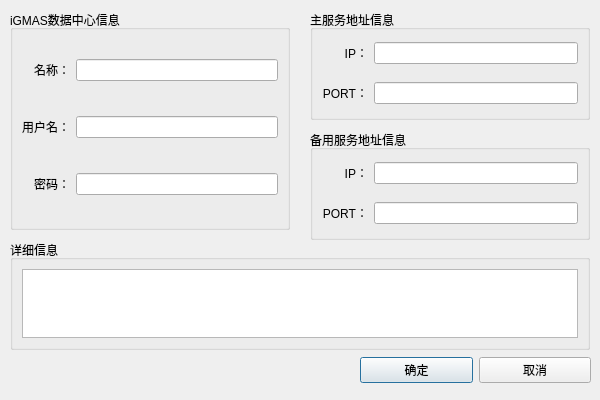
<?xml version="1.0" encoding="UTF-8"?>
<ui version="4.0">
 <class>iGMASDataCenterEditDialog</class>
 <widget class="QDialog" name="iGMASDataCenterEditDialog">
  <property name="windowModality">
   <enum>Qt::ApplicationModal</enum>
  </property>
  <property name="geometry">
   <rect>
    <x>0</x>
    <y>0</y>
    <width>600</width>
    <height>400</height>
   </rect>
  </property>
  <property name="windowTitle">
   <string>Dialog</string>
  </property>
  <widget class="QGroupBox" name="verticalGroupBox">
   <property name="geometry">
    <rect>
     <x>10</x>
     <y>240</y>
     <width>580</width>
     <height>110</height>
    </rect>
   </property>
   <property name="title">
    <string>详细信息</string>
   </property>
   <layout class="QVBoxLayout" name="verticalLayout_4">
    <item>
     <widget class="QTextEdit" name="centerDetailEdit">
      <property name="enabled">
       <bool>true</bool>
      </property>
      <property name="readOnly">
       <bool>false</bool>
      </property>
     </widget>
    </item>
   </layout>
  </widget>
  <widget class="QGroupBox" name="infoContainer">
   <property name="geometry">
    <rect>
     <x>10</x>
     <y>10</y>
     <width>280</width>
     <height>220</height>
    </rect>
   </property>
   <property name="title">
    <string>iGMAS数据中心信息</string>
   </property>
   <layout class="QGridLayout" name="gridLayout_3">
    <property name="topMargin">
     <number>0</number>
    </property>
    <property name="bottomMargin">
     <number>0</number>
    </property>
    <item row="1" column="0">
     <widget class="QLabel" name="label_2">
      <property name="text">
       <string>用户名：</string>
      </property>
      <property name="alignment">
       <set>Qt::AlignRight|Qt::AlignTrailing|Qt::AlignVCenter</set>
      </property>
     </widget>
    </item>
    <item row="0" column="0">
     <widget class="QLabel" name="label_7">
      <property name="text">
       <string>名称：</string>
      </property>
      <property name="alignment">
       <set>Qt::AlignRight|Qt::AlignTrailing|Qt::AlignVCenter</set>
      </property>
     </widget>
    </item>
    <item row="0" column="1">
     <widget class="QLineEdit" name="centerNameEdit"/>
    </item>
    <item row="2" column="0">
     <widget class="QLabel" name="label_11">
      <property name="text">
       <string>密码：</string>
      </property>
      <property name="alignment">
       <set>Qt::AlignRight|Qt::AlignTrailing|Qt::AlignVCenter</set>
      </property>
     </widget>
    </item>
    <item row="1" column="1">
     <widget class="QLineEdit" name="usernameEdit"/>
    </item>
    <item row="2" column="1">
     <widget class="QLineEdit" name="passwordEdit"/>
    </item>
   </layout>
  </widget>
  <widget class="QGroupBox" name="groupBox">
   <property name="geometry">
    <rect>
     <x>310</x>
     <y>10</y>
     <width>280</width>
     <height>110</height>
    </rect>
   </property>
   <property name="title">
    <string>主服务地址信息</string>
   </property>
   <layout class="QGridLayout" name="gridLayout_4">
    <property name="topMargin">
     <number>0</number>
    </property>
    <property name="bottomMargin">
     <number>0</number>
    </property>
    <item row="1" column="1">
     <widget class="QLineEdit" name="masterPortEdit"/>
    </item>
    <item row="0" column="1">
     <widget class="QLineEdit" name="masterIPEdit"/>
    </item>
    <item row="1" column="0">
     <widget class="QLabel" name="label_9">
      <property name="text">
       <string>PORT：</string>
      </property>
      <property name="alignment">
       <set>Qt::AlignRight|Qt::AlignTrailing|Qt::AlignVCenter</set>
      </property>
     </widget>
    </item>
    <item row="0" column="0">
     <widget class="QLabel" name="label_8">
      <property name="text">
       <string>IP：</string>
      </property>
      <property name="alignment">
       <set>Qt::AlignRight|Qt::AlignTrailing|Qt::AlignVCenter</set>
      </property>
     </widget>
    </item>
   </layout>
  </widget>
  <widget class="QWidget" name="horizontalLayoutWidget">
   <property name="geometry">
    <rect>
     <x>360</x>
     <y>350</y>
     <width>231</width>
     <height>41</height>
    </rect>
   </property>
   <layout class="QHBoxLayout" name="horizontalLayout_2">
    <property name="spacing">
     <number>6</number>
    </property>
    <item>
     <widget class="QPushButton" name="confirmButton">
      <property name="sizePolicy">
       <sizepolicy hsizetype="Minimum" vsizetype="Fixed">
        <horstretch>0</horstretch>
        <verstretch>0</verstretch>
       </sizepolicy>
      </property>
      <property name="text">
       <string>确定</string>
      </property>
     </widget>
    </item>
    <item>
     <widget class="QPushButton" name="cancelButton">
      <property name="text">
       <string>取消</string>
      </property>
     </widget>
    </item>
   </layout>
  </widget>
  <widget class="QGroupBox" name="groupBox_2">
   <property name="geometry">
    <rect>
     <x>310</x>
     <y>130</y>
     <width>280</width>
     <height>110</height>
    </rect>
   </property>
   <property name="title">
    <string>备用服务地址信息</string>
   </property>
   <layout class="QGridLayout" name="gridLayout_5">
    <property name="topMargin">
     <number>0</number>
    </property>
    <property name="bottomMargin">
     <number>0</number>
    </property>
    <item row="1" column="1">
     <widget class="QLineEdit" name="slavePortEdit"/>
    </item>
    <item row="0" column="1">
     <widget class="QLineEdit" name="slaveIPEdit"/>
    </item>
    <item row="1" column="0">
     <widget class="QLabel" name="label_10">
      <property name="text">
       <string>PORT：</string>
      </property>
      <property name="alignment">
       <set>Qt::AlignRight|Qt::AlignTrailing|Qt::AlignVCenter</set>
      </property>
     </widget>
    </item>
    <item row="0" column="0">
     <widget class="QLabel" name="label_12">
      <property name="text">
       <string>IP：</string>
      </property>
      <property name="alignment">
       <set>Qt::AlignRight|Qt::AlignTrailing|Qt::AlignVCenter</set>
      </property>
     </widget>
    </item>
   </layout>
  </widget>
 </widget>
 <tabstops>
  <tabstop>centerNameEdit</tabstop>
  <tabstop>usernameEdit</tabstop>
  <tabstop>passwordEdit</tabstop>
  <tabstop>masterIPEdit</tabstop>
  <tabstop>masterPortEdit</tabstop>
  <tabstop>slaveIPEdit</tabstop>
  <tabstop>slavePortEdit</tabstop>
  <tabstop>centerDetailEdit</tabstop>
  <tabstop>confirmButton</tabstop>
  <tabstop>cancelButton</tabstop>
 </tabstops>
 <resources/>
 <connections/>
</ui>
